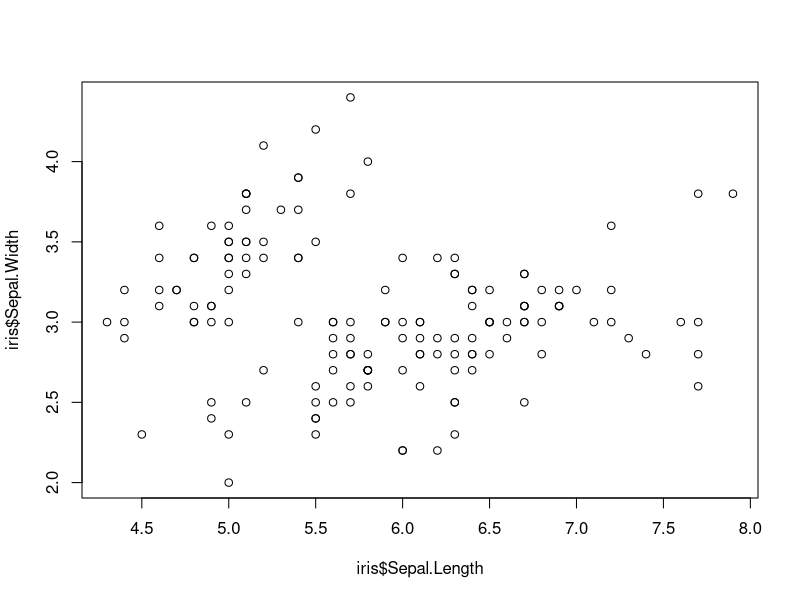
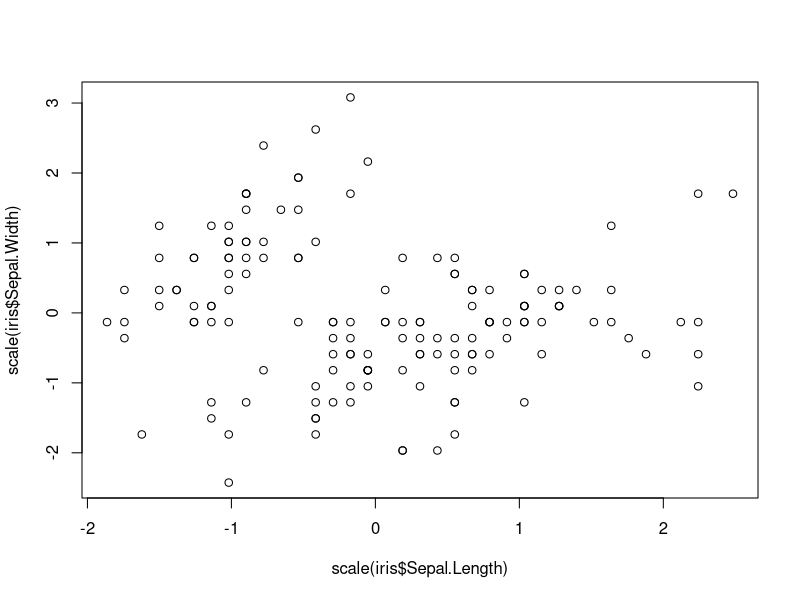
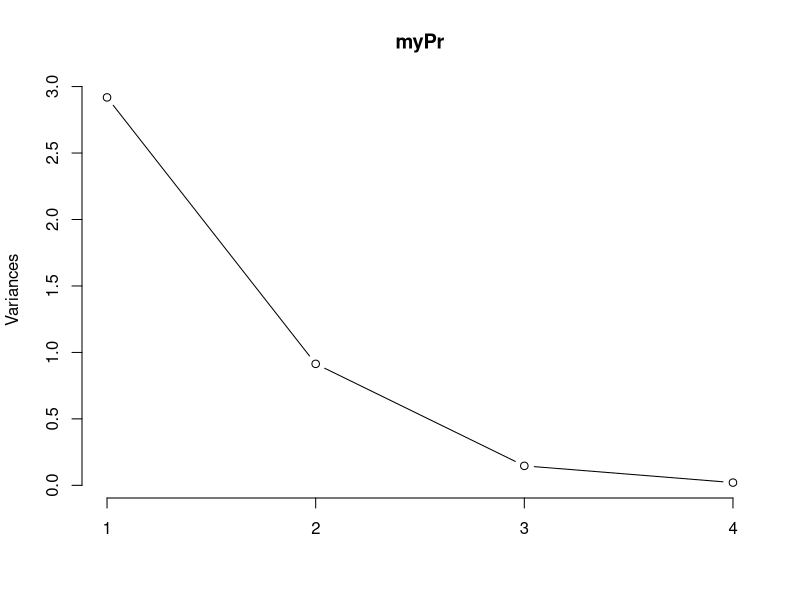
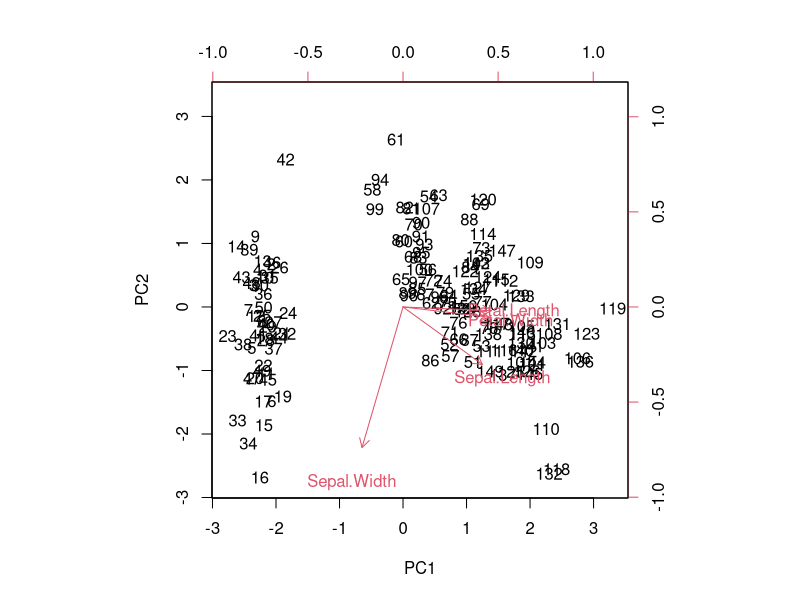
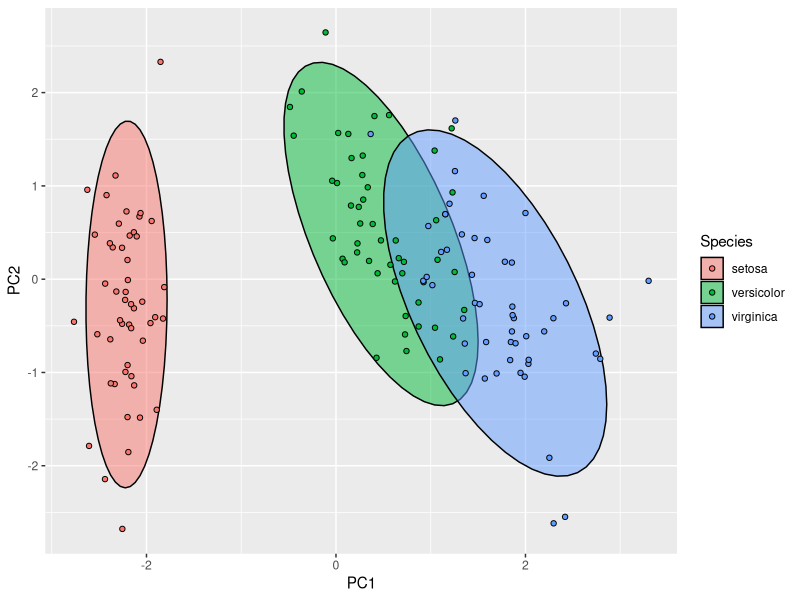

Write R code to recreate these figures, in order.
#load data
data(iris)
head(iris)
summary(iris)

#pca
myPr <- prcomp(iris[, -5], scale=TRUE)
plot(iris$Sepal.Length, iris$Sepal.Width)
plot(scale(iris$Sepal.Length), scale(iris$Sepal.Width))
myPr
summary(myPr)
plot(myPr, type="l")
biplot(myPr, scale=0)

#extract pc scores
str(myPr)
myPr$x
iris2 <- cbind(iris, myPr$x[,1:2])
head(iris2)

#plot with ggplot
install.packages("ggplot2")
library(ggplot2)

ggplot(iris2, aes(PC1, PC2, col=Species, fill=Species)) +
	stat_ellipse(geom="polygon", col="black", alpha=0.5) +
	geom_point(shape=21, col="black")
	
#correlation between vars and pcs
cor(iris[, -5], iris2[,6:7])